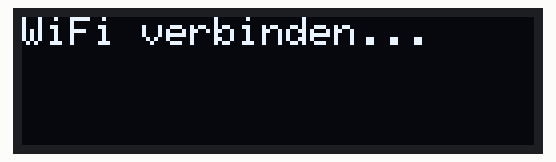
This program was run on a simulated ESP8266 (Wemos D1 mini). Parts: 128×32 one-colour display. WiFi joins after 1.5 s; servers stay silent unless stated; network time is answered at once with the bench clock; the local clock reads 2024-03-15 10:24:30 at power-on unless the program sets it.

Above: at 0.1 s.
At 1.6 s:
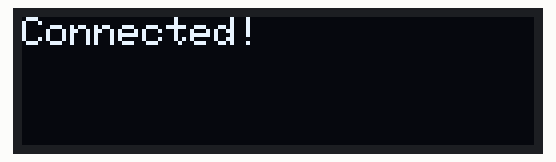
At 2.7 s:
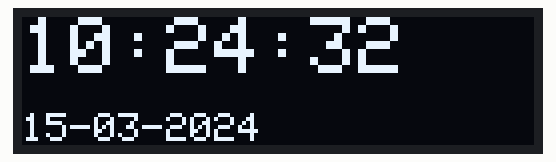
At 11.4 s:
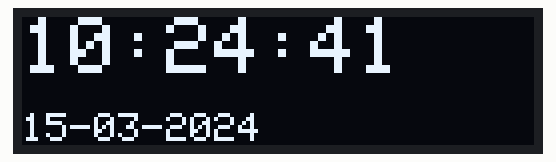
At 20.1 s:
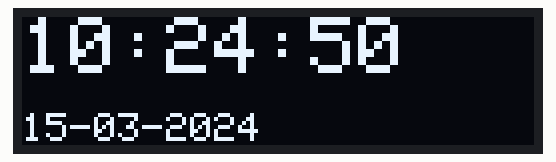
At 37.5 s:
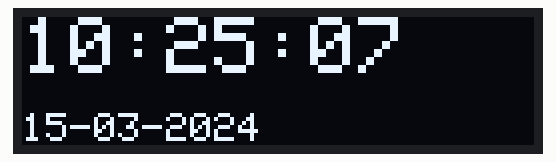

The program:

main.cpp
```cpp
#include <Adafruit_GFX.h>
#include <Adafruit_SSD1306.h>
#include <NTPClient.h>
#include <WiFiManager.h>

#include "config.h"

#define SCREEN_WIDTH 128
#define SCREEN_HEIGHT 32
#define OLED_RESET -1
Adafruit_SSD1306 display(SCREEN_WIDTH, SCREEN_HEIGHT, &Wire, OLED_RESET, 100000, 100000);

WiFiManager wifiManager;

WiFiUDP ntpUDP;
NTPClient timeClient(ntpUDP, "pool.ntp.org", 0, 60000);

uint8_t x_buffer[16];
uint8_t x_position = 0;

void setup() {
  Serial.begin(115200);

  if (!display.begin(SSD1306_SWITCHCAPVCC, 0x3C)) {
    Serial.println(F("Display failed"));
  }

  display.clearDisplay();
  display.setTextSize(1);
  display.setTextColor(SSD1306_WHITE);
  display.setCursor(0, 0);
  display.println("WiFi verbinden...");
  display.display();

  wifiManager.autoConnect("ESP-Uhr");

  configTime(timeZone.c_str(), "pool.ntp.org", "time.nist.gov");
  setenv("TZ", timeZone.c_str(), 1);
  tzset();

  display.clearDisplay();
  display.setCursor(0, 0);
  display.println("Connected!");
  display.display();
  delay(1000);
}

void loop() {
  timeClient.update();

  struct tm timeInfo;
  getLocalTime(&timeInfo);
  display.clearDisplay();
  display.setTextSize(2);
  display.setCursor(0, 0);
  display.printf("%02d:%02d:%02d\n", timeInfo.tm_hour, timeInfo.tm_min, timeInfo.tm_sec);
  display.setCursor(0, 24);
  display.setTextSize(1);
  display.printf("%02d-%02d-%04d", timeInfo.tm_mday, timeInfo.tm_mon + 1, timeInfo.tm_year + 1900);

  display.display();

  delay(500);
}
```

config.h
```cpp
#include <Arduino.h>

// Europe/Berlin with summer- wintertime
String timeZone = "CET-1CEST,M3.5.0/2,M10.5.0/3";
```

Measured:
- what the display in image 1 shows lasts 1.0 s, from 1.6 s to 2.6 s
- what the display in image 2 shows lasts 0.5 s, from 2.6 s to 3.1 s
